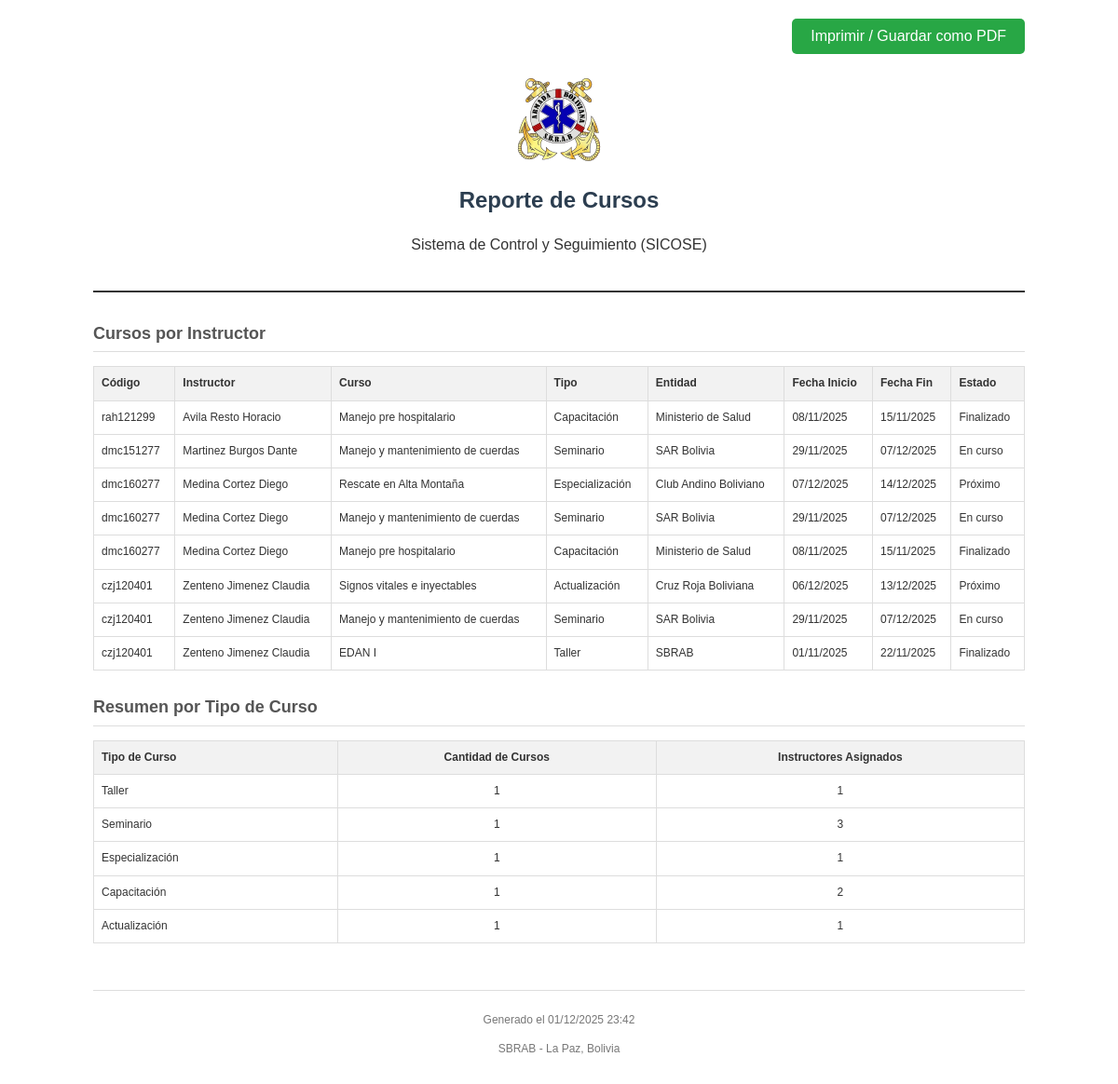
Screenshot of /dashboard/pages/generar_reporte_cursos.php with the database file from the repository.
### tables this page shows
CREATE TABLE instructores (
    id INTEGER PRIMARY KEY AUTOINCREMENT,
    codigo TEXT NOT NULL UNIQUE,
    grado TEXT NOT NULL,
    nombres TEXT NOT NULL,
    apellido_paterno TEXT NOT NULL,
    apellido_materno TEXT NOT NULL,
    cedula TEXT NOT NULL,
    fecha_nacimiento DATE NOT NULL,
    especialidad TEXT NOT NULL,
    estado TEXT NOT NULL
);

CREATE TABLE cursos (
            id INTEGER PRIMARY KEY AUTOINCREMENT,
            tipo TEXT NOT NULL,
            entidad TEXT NOT NULL,
            nombre TEXT NOT NULL,
            fecha_inicio DATE NOT NULL,
            fecha_fin DATE NOT NULL,
            observaciones TEXT
        , estado TEXT DEFAULT 'proximo');

### dashboard/pages/generar_reporte_cursos.php (the view, shortened to what this page needs)
<?php
require_once 'data/db.php';
$params = [];
$sql = "
    SELECT
        i.codigo,
        i.nombres,
        i.apellido_paterno,
        i.apellido_materno,
        c.nombre as curso_nombre,
        c.tipo,
        c.entidad,
        c.fecha_inicio,
        c.fecha_fin,
        c.estado,
        c.observaciones
    FROM instructor_cursos ic
    INNER JOIN instructores i ON ic.instructor_id = i.id
    INNER JOIN cursos c ON ic.curso_id = c.id
";
$sql .= " ORDER BY i.apellido_paterno ASC, c.fecha_inicio DESC";
try {
    $stmt = $pdo->prepare($sql);
    $stmt->execute($params);
    $cursos = $stmt->fetchAll(PDO::FETCH_ASSOC);
} catch (PDOException $e) {
    die("Error al cargar datos: " . $e->getMessage());
}
try {
    $sqlResumen = "
        SELECT
            c.tipo,
            COUNT(DISTINCT c.id) as total_cursos,
            COUNT(DISTINCT ic.instructor_id) as total_instructores
        FROM cursos c
        LEFT JOIN instructor_cursos ic ON c.id = ic.curso_id
        GROUP BY c.tipo
        ORDER BY total_cursos DESC
    ";
    $stmtResumen = $pdo->query($sqlResumen);
    $resumen = $stmtResumen->fetchAll(PDO::FETCH_ASSOC);
} catch (PDOException $e) {
    $resumen = [];
}
?>
<!DOCTYPE html>
<html lang="es">
<head>
</head>
<body>
    <div class="no-print" style="text-align: right;">
        <button onclick="window.print()" class="btn-print">Imprimir / Guardar como PDF</button>
    </div>
    <div class="header">
        <img src="../images/sbrab_escudo.png" alt="Logo SBRAB" class="logo">
        <h1>Reporte de Cursos</h1>
        <p>Sistema de Control y Seguimiento (SICOSE)</p>
    </div>
    <div class="section">
        <h2>Cursos por Instructor</h2>
        <table>
            <thead>
                <tr>
                    <th>Código</th>
                    <th>Instructor</th>
                    <th>Curso</th>
                    <th>Tipo</th>
                    <th>Entidad</th>
                    <th>Fecha Inicio</th>
                    <th>Fecha Fin</th>
                    <th>Estado</th>
                </tr>
            </thead>
            <tbody>
                <?php if (count($cursos) > 0): ?>
                    <?php foreach ($cursos as $row): ?>
                        <tr>
                            <td><?= htmlspecialchars($row['codigo']) ?></td>
                            <td><?= htmlspecialchars($row['apellido_paterno'] . ' ' . $row['apellido_materno'] . ' ' . $row['nombres']) ?></td>
                            <td><?= htmlspecialchars($row['curso_nombre']) ?></td>
                            <td><?= htmlspecialchars($row['tipo']) ?></td>
                            <td><?= htmlspecialchars($row['entidad']) ?></td>
                            <td><?= date('d/m/Y', strtotime($row['fecha_inicio'])) ?></td>
                            <td><?= date('d/m/Y', strtotime($row['fecha_fin'])) ?></td>
                            <td><?= htmlspecialchars($row['estado'] ?? '') ?></td>
                        </tr>
                    <?php endforeach; ?>
                <?php else: ?>
                    <tr>
                        <td colspan="8" style="text-align:center;">No se encontraron resultados</td>
                    </tr>
                <?php endif; ?>
            </tbody>
        </table>
    </div>
    <div class="section">
        <h2>Resumen por Tipo de Curso</h2>
        <table>
            <thead>
                <tr>
                    <th>Tipo de Curso</th>
                    <th style="text-align:center;">Cantidad de Cursos</th>
                    <th style="text-align:center;">Instructores Asignados</th>
                </tr>
            </thead>
            <tbody>
                <?php if (count($resumen) > 0): ?>
                    <?php foreach ($resumen as $row): ?>
                        <tr>
                            <td><?= htmlspecialchars($row['tipo']) ?></td>
                            <td style="text-align:center;"><?= $row['total_cursos'] ?></td>
                            <td style="text-align:center;"><?= $row['total_instructores'] ?></td>
                        </tr>
                    <?php endforeach; ?>
                <?php else: ?>
                    <tr>
                        <td colspan="3" style="text-align:center;">No hay datos disponibles</td>
                    </tr>
                <?php endif; ?>
            </tbody>
        </table>
    </div>
    <div class="footer">
        <p>Generado el <?= date('d/m/Y H:i') ?></p>
        <p>SBRAB - La Paz, Bolivia</p>
    </div>
</body>
</html>

### dashboard/pages/generar_reporte_cursos.php (style rules this page uses)
body { font-family: Arial, sans-serif; line-height: 1.6; color: #333; max-width: 1000px; margin: 0 auto; padding: 20px; }
.header { text-align: center; margin-bottom: 30px; border-bottom: 2px solid #333; padding-bottom: 20px; }
.logo { max-width: 100px; margin-bottom: 10px; }
h1 { margin: 0; font-size: 24px; color: #2c3e50; }
h2 { font-size: 18px; color: #555; border-bottom: 1px solid #ddd; padding-bottom: 5px; margin-top: 25px; }
table { width: 100%; border-collapse: collapse; margin-top: 15px; margin-bottom: 20px; }
th, td { border: 1px solid #ddd; padding: 8px; text-align: left; font-size: 12px; }
th { background-color: #f2f2f2; font-weight: bold; }
.footer { margin-top: 50px; text-align: center; font-size: 12px; color: #777; border-top: 1px solid #ddd; padding-top: 10px; }
.btn-print { display: inline-block; background-color: #28a745; color: white; padding: 10px 20px; text-decoration: none; border-radius: 5px; margin-bottom: 20px; cursor: pointer; border: none; font-size: 16px; }

### rows the page displays
instructores: codigo "rah121299", apellido_paterno+apellido_materno+nombres "Avila Resto Horacio", cursos.nombre "Manejo pre hospitalario", cursos.tipo "Capacitación", cursos.entidad "Ministerio de Salud", cursos.fecha_inicio "08/11/2025", cursos.fecha_fin "15/11/2025", cursos.estado "Finalizado"
instructores: codigo "dmc151277", apellido_paterno+apellido_materno+nombres "Martinez Burgos Dante", cursos.nombre "Manejo y mantenimiento de cuerdas", cursos.tipo "Seminario", cursos.entidad "SAR Bolivia", cursos.fecha_inicio "29/11/2025", cursos.fecha_fin "07/12/2025", cursos.estado "En curso"
instructores: codigo "dmc160277", apellido_paterno+apellido_materno+nombres "Medina Cortez Diego", cursos.nombre "Rescate en Alta Montaña", cursos.tipo "Especialización", cursos.entidad "Club Andino Boliviano", cursos.fecha_inicio "07/12/2025", cursos.fecha_fin "14/12/2025", cursos.estado "Próximo", cursos.nombre "Manejo y mantenimiento de cuerdas", cursos.tipo "Seminario", cursos.entidad "SAR Bolivia", cursos.fecha_inicio "29/11/2025", cursos.fecha_fin "07/12/2025", cursos.estado "En curso", cursos.nombre "Manejo pre hospitalario", cursos.tipo "Capacitación", cursos.entidad "Ministerio de Salud", cursos.fecha_inicio "08/11/2025", cursos.fecha_fin "15/11/2025", cursos.estado "Finalizado"
instructores: codigo "czj120401", apellido_paterno+apellido_materno+nombres "Zenteno Jimenez Claudia", cursos.nombre "Signos vitales e inyectables", cursos.tipo "Actualización", cursos.entidad "Cruz Roja Boliviana", cursos.fecha_inicio "06/12/2025", cursos.fecha_fin "13/12/2025", cursos.estado "Próximo", cursos.nombre "Manejo y mantenimiento de cuerdas", cursos.tipo "Seminario", cursos.entidad "SAR Bolivia", cursos.fecha_inicio "29/11/2025", cursos.fecha_fin "07/12/2025", cursos.estado "En curso", cursos.nombre "EDAN I", cursos.tipo "Taller", cursos.entidad "SBRAB", cursos.fecha_inicio "01/11/2025", cursos.fecha_fin "22/11/2025", cursos.estado "Finalizado"

### other values shown
$row['tipo'] "Taller"
$row['total_cursos'] "1"
$row['total_instructores'] "1"
$row['tipo'] "Seminario"
$row['total_instructores'] "3"
$row['tipo'] "Especialización"
$row['tipo'] "Capacitación"
$row['total_instructores'] "2"
$row['tipo'] "Actualización"
